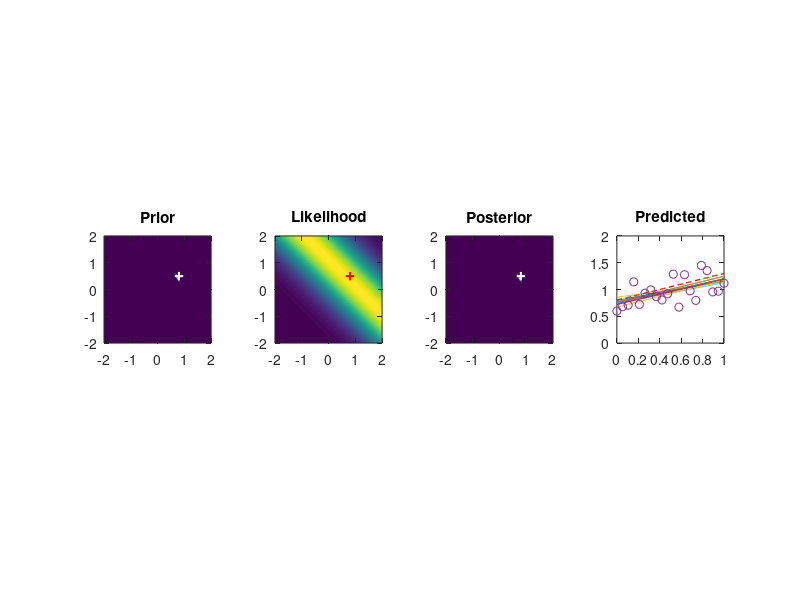

The MATLAB script that drew this image:
clear; close all;
%% dataset
ns = 20; 
x = linspace(0,1,ns)';
%y = @(x) sin(2*pi*x);
w2 = 0.5; w1 = 0.8;
y = @(x) w2*x + w1;
e = .2*randn(size(x));
t = y(x) + e;
gaussmf = @(x,params) (exp(-(x-params(2)).^2/(2*params(1))));

%% prior
M = 2;
alpha = .1;
beta = 1/.01;

MuPrior = zeros(1,M)'; SigmaPrior = alpha\eye(M);

phi = @(x)(bsxfun(@power,x,0:M-1)); % Phi function
phix = phi(x); % design matrix
%f1 = figure('units','normalized','outerposition',[0 0 1 1]);% f2 = figure('Position',[501 100 500 400]);
f1 = figure;% f2 = figure('Position',[501 100 500 400]);
pbaspect([1 1 1]);
%f3 = figure;


for i=1:length(t)
    clf;
    if i == 1
        x1 = -2:.005:2; x2 = x1;
        [X1,X2] = meshgrid(x1,x2);
        F = mvnpdf([X1(:) X2(:)],MuPrior',inv(SigmaPrior));
        F = reshape(F,length(x2),length(x1));
        %figure(f2); clf;
        subplot(1,4,1); imagesc(x1,x2,F);set(gca,'YDir','normal'); hold on; plot(w1,w2,'w+','LineWidth',1.5);
        W = mvnrnd(MuPrior',inv(SigmaPrior),10); pbaspect([1 1 1]); title('Prior'); 
        
        xx = linspace(0,1,100);
        yt = W(:,2)*xx + W(:,1);
        %figure(f1); clf;
        subplot(1,4,4); plot(xx,yt); hold on; plot(xx,y(xx),'r--','LineWidth',1); title('Predicted'); xlim([0 1]); ylim([0 2]);
        pbaspect([1 1 1]); pause;
    end
    
    if i ~= 1
        F = mvnpdf([X1(:) X2(:)],MuPost',inv(SigmaPost));
        F = reshape(F,length(x2),length(x1));
        %figure(f2); clf;
        subplot(1,4,1); imagesc(x1,x2,F); set(gca,'YDir','normal'); hold on; plot(w1,w2,'w+','LineWidth',1.5);
        pbaspect([1 1 1]);title('Prior');
        %figure(f3); clf;
    end
    
    SigmaPost = SigmaPrior + beta*(phix(1:i,:)'*phix(1:i,:));
    MuPost = SigmaPost\(SigmaPrior\MuPrior + beta*phix(1:i,:)'*t(1:i));
    MuPrior = MuPost;

    W = mvnrnd(MuPost',inv(SigmaPost),10);
    
    xx = linspace(0,1,100);
    yt = W(:,2)*xx + W(:,1);
    %figure(f1); clf;
    subplot(1,4,4); plot(xx,yt); hold on; plot(xx,y(xx),'r--','LineWidth',1); hold on; plot(x(1:i),t(1:i),'o'); xlim([0 1]); ylim([0 2]);
    pbaspect([1 1 1]); title('Predicted');
    
    F = mvnpdf([X1(:) X2(:)],MuPost',inv(SigmaPost));
    F = reshape(F,length(x2),length(x1));
    %figure(f2); clf;
    subplot(1,4,3); imagesc(x1,x2,F); set(gca,'YDir','normal'); hold on; plot(w1,w2,'w+','LineWidth',1.5); 
    pbaspect([1 1 1]);title('Posterior');
    %figure(f3); clf; 
    
    lkhd = [X1(:) X2(:)]*phix(i,:)'; lkhd = (sqrt(2*pi)*beta)\gaussmf(lkhd(:),[1 t(i)]);
    lkhd = reshape(lkhd,length(x2),length(x1));
    subplot(1,4,2); imagesc(x1,x2,lkhd); set(gca,'YDir','normal'); hold on; plot(w1,w2,'r+','LineWidth',1.5);
    pbaspect([1 1 1]); title('Likelihood'); pause(0.5);
    
    if i == 1
        pause;
    end
end